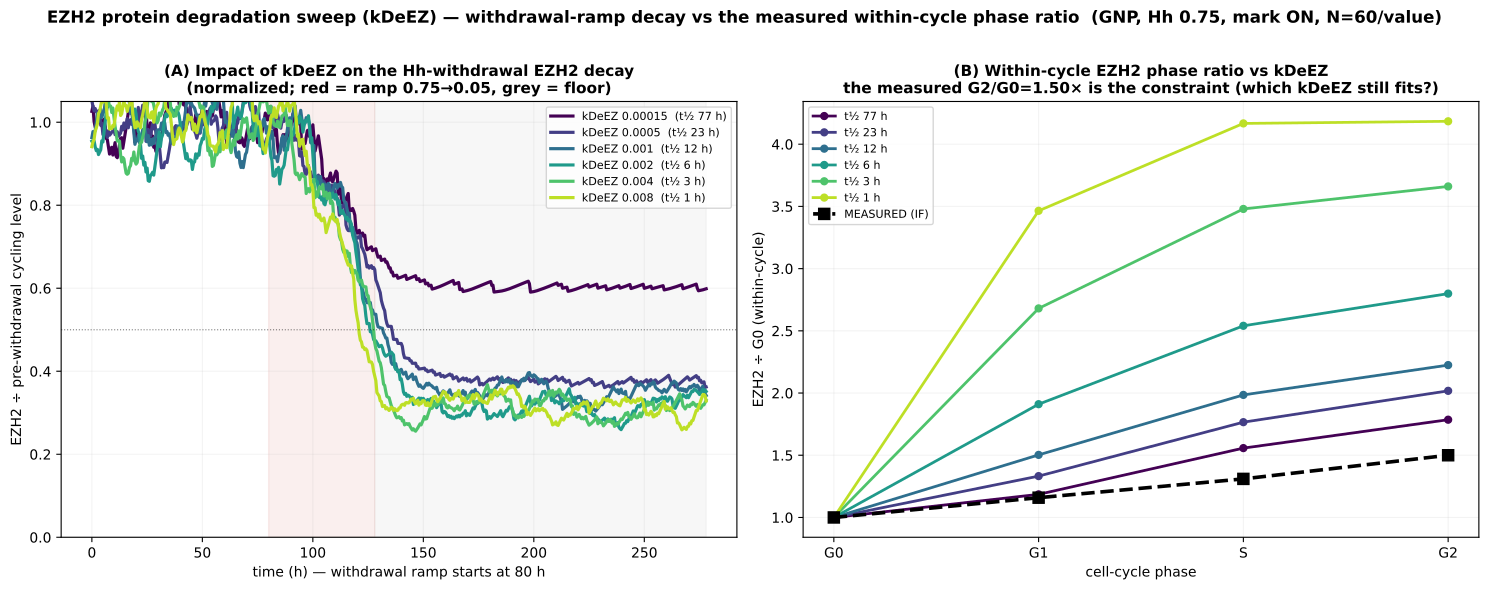

Here is the Python script that generated this plot:
"""Sweep EZH2 protein degradation rate kDeEZ -> impact on the Hh-withdrawal ramp, WITH the
within-cycle EZH2 phase ratio (measured G0:1 / G1:1.16 / S:1.31 / G2:1.50) as the honesty check.

Protocol per cell (GNP, mark ON, Hh 0.75): settle cycling -> cycling window (phase-bin) -> ramp
Hh 0.75->0.05 over 48h -> floor 150h. Record EZH2/Dna/aRc/E2f. Sweep kDeEZ across half-lives.
Panel A: EZH2(t) normalized to pre-withdrawal cycling level (decay kinetics) per kDeEZ.
Panel B: within-cycle EZH2 phase ratio (/G0) per kDeEZ vs the measured IF data.
"""
import sys, os
sys.path.insert(0, '.')
import numpy as np, tellurium as te, multiprocessing as mp
import matplotlib; matplotlib.use('Agg')
import matplotlib.pyplot as plt
from src.build_model_v44_heldt import build_model_v44

GNP = dict(MYCN_amplification=1.0, Ptch1_copy_number=1.0, p16=0.0, p18=0.464, kSyP21=0.002, EZH2i=0)
HH_HI, HH_LO, F0 = 0.75, 0.05, 0.233
SETTLE, T_CYC, T_DOWN, FLOOR, CHUNK, NP = 6000.0, 4800.0, 2880.0, 9000.0, 60.0, 9
KTL0, KTLEZ0, P21_MED, MU0 = 0.801, 0.004, 0.42, 0.0005
CD_SDLOG, P27_SDLOG, MU_SDLOG, PART = 0.633, 0.32, 0.22, 0.30
KDEEZ = [0.00015, 0.0005, 0.001, 0.002, 0.004, 0.008]          # per-min; half-life = ln2/k/60 h
SEL = ['time', 'EZH2', 'Dna', 'aRc', 'E2f']
T_TRACE = np.arange(0.0, T_CYC + T_DOWN + FLOOR + 1e-6, 30.0)   # 0.5h grid, post-settle
DATA_RATIO = {'G0': 1.0, 'G1': 1.159, 'S': 1.31, 'G2': 1.50}
_RR = None


def _init(_):
    global _RR
    _RR = te.loada(build_model_v44(with_ezh2=True, with_hh=True))
    _RR.integrator.setValue('absolute_tolerance', 1e-9); _RR.integrator.setValue('relative_tolerance', 1e-6)
    try: _RR.integrator.setValue('maximum_num_steps', 300000)
    except Exception: pass


def shh_of(t):
    if t < T_CYC: return HH_HI
    if t < T_CYC + T_DOWN: return HH_HI + (HH_LO - HH_HI) * (t - T_CYC) / T_DOWN
    return HH_LO


def _work(task):
    i, kdeez, ktl, p21d, mu = task
    rng = np.random.default_rng((hash((i, round(kdeez, 6))) & 0xFFFFFFFF))
    _RR.reset(); _RR['SHH'] = HH_HI
    for k, v in GNP.items(): _RR[k] = v
    _RR['k_Cd_translation'] = float(ktl); _RR['kTlEZ'] = KTLEZ0; _RR['mu'] = float(mu)
    _RR['f0_mk'] = F0; _RR['P21_div'] = float(p21d); _RR['kDeEZ'] = float(kdeez)
    draw = lambda: float(p21d * np.exp(rng.normal(-PART * PART / 2.0, PART)))
    tm = 0.0; settle_end = SETTLE + int(rng.integers(0, 34)) * CHUNK
    while tm < settle_end:
        _RR['P21_div'] = draw()
        try: _RR.simulate(tm, tm + CHUNK, 2, selections=['time'])
        except Exception: return None
        tm += CHUNK
    T, EZ, DN, AR, E2 = [], [], [], [], []
    t = 0.0; TEND = T_CYC + T_DOWN + FLOOR
    while t < TEND:
        _RR['P21_div'] = draw(); _RR['SHH'] = float(shh_of(t)); r = None
        for atol in (1e-9, 1e-8, 1e-7):
            try:
                _RR.integrator.setValue('absolute_tolerance', atol)
                r = _RR.simulate(tm, tm + CHUNK, NP, selections=SEL); break
            except Exception: r = None
        if r is None: break
        T.append(r['time'][1:] - tm + t); EZ.append(r['EZH2'][1:]); DN.append(r['Dna'][1:]); AR.append(r['aRc'][1:]); E2.append(r['E2f'][1:])
        t += CHUNK; tm += CHUNK
    if not T: return None
    T = np.concatenate(T); EZ = np.concatenate(EZ); DN = np.concatenate(DN); AR = np.concatenate(AR); E2 = np.concatenate(E2)
    ez_t = np.interp(T_TRACE, T, EZ).astype(np.float32)               # withdrawal timecourse
    cyc = T < T_CYC                                                   # cycling-window samples for phase bins
    return (kdeez, ez_t, EZ[cyc].astype(np.float32), DN[cyc].astype(np.float32), AR[cyc].astype(np.float32), E2[cyc].astype(np.float32))


def classify(dna, arc, e2f, thr):
    ph = np.full(len(dna), '', dtype='<U2')
    inS = arc > 0.05; inG2 = (~inS) & (dna > 0.9); in2N = (~inS) & (dna <= 0.9)
    ph[inS] = 'S'; ph[inG2] = 'G2'; ph[in2N & (e2f >= thr)] = 'G1'; ph[in2N & (e2f < thr)] = 'G0'
    return ph


if __name__ == '__main__':
    N = 60
    rng = np.random.default_rng(11)
    ktl = np.clip(KTL0 * np.exp(rng.normal(0, CD_SDLOG, N)), 0.15, 5.0)
    p21 = np.clip(P21_MED * np.exp(rng.normal(0, P27_SDLOG, N)), 0.15, 2.5)
    mu = np.clip(MU0 * np.exp(rng.normal(0, MU_SDLOG, N)), 0.00028, 0.00085)
    tasks = [(i, k, ktl[i], p21[i], mu[i]) for k in KDEEZ for i in range(N)]
    print(f'sweep: {len(tasks)} cells, {len(KDEEZ)} kDeEZ values', flush=True)
    with mp.get_context('spawn').Pool(9, initializer=_init, initargs=(None,)) as pool:
        res = [r for r in pool.imap_unordered(_work, tasks, chunksize=4) if r is not None]

    fig, ax = plt.subplots(1, 2, figsize=(15, 5.8))
    cmap = plt.cm.viridis(np.linspace(0, 0.9, len(KDEEZ)))
    trace_h = T_TRACE / 60.0
    ramp0, ramp1 = T_CYC / 60.0, (T_CYC + T_DOWN) / 60.0
    print(f'{"kDeEZ":>8} {"t1/2(h)":>8} {"G1/G0":>6} {"S/G0":>6} {"G2/G0":>6}  cyc-EZH2')
    ratios = {}
    for j, k in enumerate(KDEEZ):
        sub = [r for r in res if abs(r[0] - k) < 1e-9]
        ez = np.nanmean(np.array([r[1] for r in sub]), 0)
        # phase ratios from pooled cycling samples
        EZc = np.concatenate([r[2] for r in sub]); DNc = np.concatenate([r[3] for r in sub])
        ARc = np.concatenate([r[4] for r in sub]); E2c = np.concatenate([r[5] for r in sub])
        thr = float(np.median(E2c[(ARc <= 0.05) & (DNc <= 0.9)]))
        ph = classify(DNc, ARc, E2c, thr)
        med = {p: (np.median(EZc[ph == p]) if np.any(ph == p) else np.nan) for p in ['G0', 'G1', 'S', 'G2']}
        rr = {p: med[p] / med['G0'] for p in ['G0', 'G1', 'S', 'G2']}
        ratios[k] = rr
        th = np.log(2) / k / 60.0
        # pre-withdrawal cycling level = mean EZH2 over last 40h of cycling
        base = ez[(trace_h > ramp0 - 40) & (trace_h < ramp0)].mean()
        ax[0].plot(trace_h, ez / base, color=cmap[j], lw=2.3, label=f'kDeEZ {k:g}  (t½ {th:.0f} h)')
        ax[1].plot(range(4), [rr[p] for p in ['G0', 'G1', 'S', 'G2']], '-o', color=cmap[j], lw=2.0, ms=5, label=f't½ {th:.0f} h')
        print(f'{k:8g} {th:8.1f} {rr["G1"]:6.2f} {rr["S"]:6.2f} {rr["G2"]:6.2f}  {base:.3f}')

    a = ax[0]
    a.axvspan(ramp0, ramp1, color='#c0392b', alpha=0.08); a.axvspan(ramp1, trace_h[-1], color='grey', alpha=0.06)
    a.axhline(0.5, color='k', ls=':', lw=0.8, alpha=0.5)
    a.set_xlabel('time (h) — withdrawal ramp starts at 80 h'); a.set_ylabel('EZH2 ÷ pre-withdrawal cycling level')
    a.set_title('(A) Impact of kDeEZ on the Hh-withdrawal EZH2 decay\n(normalized; red = ramp 0.75→0.05, grey = floor)', fontweight='bold', fontsize=11)
    a.legend(fontsize=8, loc='upper right'); a.grid(alpha=0.15); a.set_ylim(0, 1.05)

    a = ax[1]
    a.plot(range(4), [DATA_RATIO[p] for p in ['G0', 'G1', 'S', 'G2']], 'k--s', lw=2.6, ms=8, label='MEASURED (IF)', zorder=10)
    a.set_xticks(range(4)); a.set_xticklabels(['G0', 'G1', 'S', 'G2'])
    a.set_xlabel('cell-cycle phase'); a.set_ylabel('EZH2 ÷ G0 (within-cycle)')
    a.set_title('(B) Within-cycle EZH2 phase ratio vs kDeEZ\nthe measured G2/G0=1.50× is the constraint (which kDeEZ still fits?)', fontweight='bold', fontsize=11)
    a.legend(fontsize=8, loc='upper left'); a.grid(alpha=0.15)

    fig.suptitle(f'EZH2 protein degradation sweep (kDeEZ) — withdrawal-ramp decay vs the measured within-cycle phase ratio  (GNP, Hh {HH_HI}, mark ON, N={N}/value)',
                 fontsize=12, fontweight='bold', y=1.01)
    plt.tight_layout()
    plt.savefig('simulations/sim_ezh2_kdeez_sweep.png', dpi=150, bbox_inches='tight')
    plt.savefig('simulations/sim_ezh2_kdeez_sweep.pdf', bbox_inches='tight')
    print('Saved sim_ezh2_kdeez_sweep.png')
